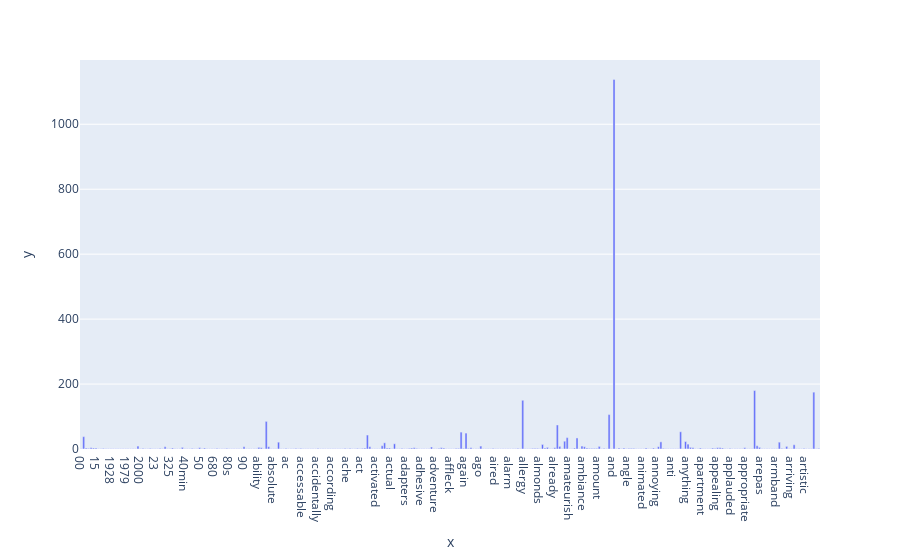

The cell this chart's notebook holds for it:
### Markdown cell above
### >>> **Exercise 13 (take home):**
If you want a nicer interactive visualization here, I would encourage you try to install and use plotly to achieve this.

### Code cell
# Answer here
import plotly.express as px
fig = px.bar(x=count_vect.get_feature_names_out()[:300], y=term_frequencies[:300])
fig.show()

### Figure 1 — Plotly figure (JSON) as saved in the notebook; plotly's stock layout.template omitted (floating-point values rounded to 4 significant figures; data arrays with more than 128 entries replaced by an {"elided": "..."} marker saying what was removed)
{"data": [{"alignmentgroup": "True", "hovertemplate": "x=%{x}<br>y=%{y}<extra></extra>", "legendgroup": "", "marker": {"color": "#636efa", "pattern": {"shape": ""}}, "name": "", "offsetgroup": "", "orientation": "v", "showlegend": false, "textposition": "auto", "type": "bar", "x": {"elided": "300 str values"}, "xaxis": "x", "y": {"elided": "300 int values"}, "yaxis": "y"}], "layout": {"barmode": "relative", "legend": {"tracegroupgap": 0}, "margin": {"t": 60}, "xaxis": {"anchor": "y", "domain": [0, 1], "title": {"text": "x"}}, "yaxis": {"anchor": "x", "domain": [0, 1], "title": {"text": "y"}}}}
